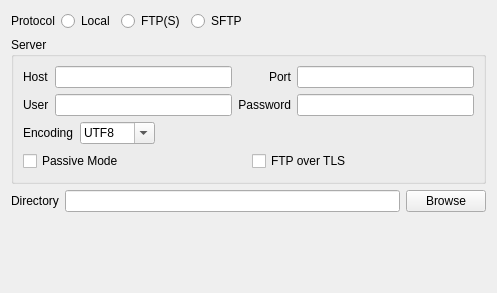
<?xml version="1.0" encoding="UTF-8"?>
<ui version="4.0">
 <class>Form</class>
 <widget class="QWidget" name="Form">
  <property name="geometry">
   <rect>
    <x>0</x>
    <y>0</y>
    <width>497</width>
    <height>293</height>
   </rect>
  </property>
  <property name="windowTitle">
   <string>Form</string>
  </property>
  <property name="styleSheet">
   <string notr="true"/>
  </property>
  <layout class="QVBoxLayout" name="verticalLayout">
   <item>
    <layout class="QHBoxLayout" name="hlayout_protocol">
     <item>
      <widget class="QLabel" name="label">
       <property name="text">
        <string>Protocol</string>
       </property>
      </widget>
     </item>
     <item>
      <widget class="QRadioButton" name="rb_local">
       <property name="text">
        <string>Local</string>
       </property>
       <attribute name="buttonGroup">
        <string notr="true">btn_group_protocol</string>
       </attribute>
      </widget>
     </item>
     <item>
      <widget class="QRadioButton" name="rb_ftp">
       <property name="text">
        <string>FTP(S)</string>
       </property>
       <attribute name="buttonGroup">
        <string notr="true">btn_group_protocol</string>
       </attribute>
      </widget>
     </item>
     <item>
      <widget class="QRadioButton" name="rb_sftp">
       <property name="text">
        <string>SFTP</string>
       </property>
       <attribute name="buttonGroup">
        <string notr="true">btn_group_protocol</string>
       </attribute>
      </widget>
     </item>
     <item>
      <spacer name="horizontalSpacer_2">
       <property name="orientation">
        <enum>Qt::Horizontal</enum>
       </property>
       <property name="sizeHint" stdset="0">
        <size>
         <width>40</width>
         <height>20</height>
        </size>
       </property>
      </spacer>
     </item>
    </layout>
   </item>
   <item>
    <widget class="QGroupBox" name="gbox_server">
     <property name="title">
      <string>Server</string>
     </property>
     <layout class="QVBoxLayout" name="verticalLayout_3">
      <property name="spacing">
       <number>6</number>
      </property>
      <item>
       <layout class="QGridLayout" name="gridLayout">
        <item row="1" column="1">
         <widget class="QLineEdit" name="le_user"/>
        </item>
        <item row="0" column="1">
         <widget class="QLineEdit" name="le_host"/>
        </item>
        <item row="1" column="2">
         <widget class="QLabel" name="label_password">
          <property name="text">
           <string>Password</string>
          </property>
          <property name="alignment">
           <set>Qt::AlignRight|Qt::AlignTrailing|Qt::AlignVCenter</set>
          </property>
         </widget>
        </item>
        <item row="0" column="3">
         <widget class="QLineEdit" name="le_port"/>
        </item>
        <item row="1" column="3">
         <widget class="QLineEdit" name="le_password"/>
        </item>
        <item row="0" column="0">
         <widget class="QLabel" name="label_2">
          <property name="text">
           <string>Host</string>
          </property>
         </widget>
        </item>
        <item row="1" column="0">
         <widget class="QLabel" name="label_6">
          <property name="text">
           <string>User</string>
          </property>
         </widget>
        </item>
        <item row="0" column="2">
         <widget class="QLabel" name="label_5">
          <property name="text">
           <string>Port</string>
          </property>
          <property name="alignment">
           <set>Qt::AlignRight|Qt::AlignTrailing|Qt::AlignVCenter</set>
          </property>
         </widget>
        </item>
       </layout>
      </item>
      <item>
       <layout class="QHBoxLayout" name="horizontalLayout_3">
        <item>
         <widget class="QLabel" name="label_encoding">
          <property name="text">
           <string>Encoding</string>
          </property>
          <property name="alignment">
           <set>Qt::AlignLeading|Qt::AlignLeft|Qt::AlignVCenter</set>
          </property>
         </widget>
        </item>
        <item>
         <widget class="QComboBox" name="comb_encoding">
          <property name="editable">
           <bool>true</bool>
          </property>
          <item>
           <property name="text">
            <string>UTF8</string>
           </property>
          </item>
          <item>
           <property name="text">
            <string>GB2312</string>
           </property>
          </item>
         </widget>
        </item>
        <item>
         <spacer name="horizontalSpacer">
          <property name="orientation">
           <enum>Qt::Horizontal</enum>
          </property>
          <property name="sizeHint" stdset="0">
           <size>
            <width>40</width>
            <height>20</height>
           </size>
          </property>
         </spacer>
        </item>
       </layout>
      </item>
      <item>
       <widget class="QStackedWidget" name="stackedWidget">
        <property name="currentIndex">
         <number>0</number>
        </property>
        <widget class="QWidget" name="page_ftp">
         <layout class="QVBoxLayout" name="verticalLayout_4">
          <property name="leftMargin">
           <number>0</number>
          </property>
          <property name="topMargin">
           <number>0</number>
          </property>
          <property name="rightMargin">
           <number>0</number>
          </property>
          <property name="bottomMargin">
           <number>0</number>
          </property>
          <item>
           <layout class="QHBoxLayout" name="horizontalLayout">
            <item>
             <widget class="QCheckBox" name="chkb_passive">
              <property name="text">
               <string>Passive Mode</string>
              </property>
             </widget>
            </item>
            <item>
             <widget class="QCheckBox" name="chkb_ftps">
              <property name="text">
               <string>FTP over TLS</string>
              </property>
             </widget>
            </item>
           </layout>
          </item>
         </layout>
        </widget>
        <widget class="QWidget" name="page_sftp">
         <layout class="QVBoxLayout" name="verticalLayout_2">
          <property name="leftMargin">
           <number>0</number>
          </property>
          <property name="topMargin">
           <number>0</number>
          </property>
          <property name="rightMargin">
           <number>0</number>
          </property>
          <property name="bottomMargin">
           <number>0</number>
          </property>
          <item>
           <layout class="QHBoxLayout" name="horizontalLayout_2">
            <item>
             <widget class="QCheckBox" name="chkb_use_keyfile">
              <property name="text">
               <string>Key File</string>
              </property>
             </widget>
            </item>
            <item>
             <widget class="QLineEdit" name="le_keyfile">
              <property name="enabled">
               <bool>false</bool>
              </property>
             </widget>
            </item>
            <item>
             <widget class="QPushButton" name="pb_keyfile">
              <property name="enabled">
               <bool>false</bool>
              </property>
              <property name="text">
               <string>Browse</string>
              </property>
             </widget>
            </item>
           </layout>
          </item>
         </layout>
        </widget>
       </widget>
      </item>
     </layout>
    </widget>
   </item>
   <item>
    <layout class="QHBoxLayout" name="hlayout_dir">
     <item>
      <widget class="QLabel" name="label_4">
       <property name="text">
        <string>Directory</string>
       </property>
      </widget>
     </item>
     <item>
      <widget class="QLineEdit" name="le_dir"/>
     </item>
     <item>
      <widget class="QPushButton" name="pb_dir">
       <property name="text">
        <string>Browse</string>
       </property>
      </widget>
     </item>
    </layout>
   </item>
   <item>
    <spacer name="verticalSpacer">
     <property name="orientation">
      <enum>Qt::Vertical</enum>
     </property>
     <property name="sizeHint" stdset="0">
      <size>
       <width>20</width>
       <height>40</height>
      </size>
     </property>
    </spacer>
   </item>
  </layout>
 </widget>
 <tabstops>
  <tabstop>rb_local</tabstop>
  <tabstop>rb_ftp</tabstop>
  <tabstop>rb_sftp</tabstop>
  <tabstop>le_host</tabstop>
  <tabstop>le_port</tabstop>
  <tabstop>le_user</tabstop>
  <tabstop>le_password</tabstop>
  <tabstop>le_dir</tabstop>
  <tabstop>pb_dir</tabstop>
 </tabstops>
 <resources/>
 <connections/>
 <buttongroups>
  <buttongroup name="btn_group_protocol"/>
 </buttongroups>
</ui>
